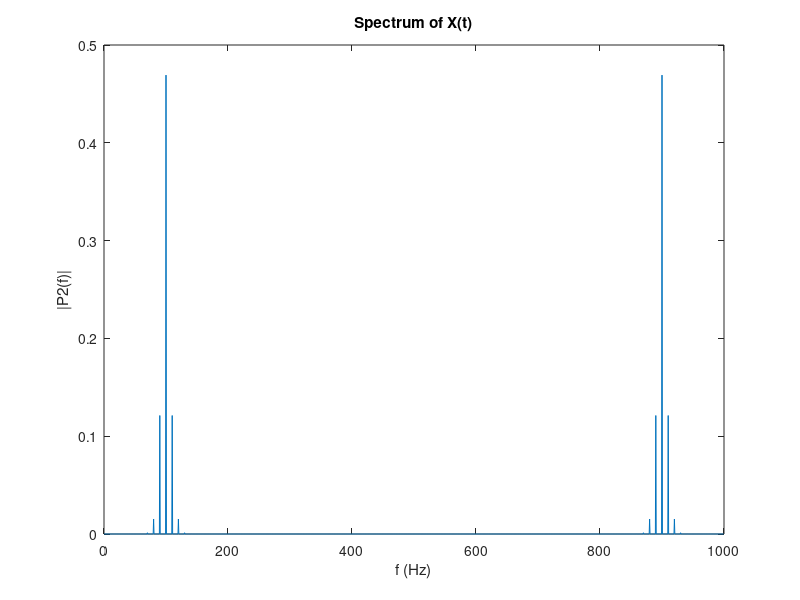
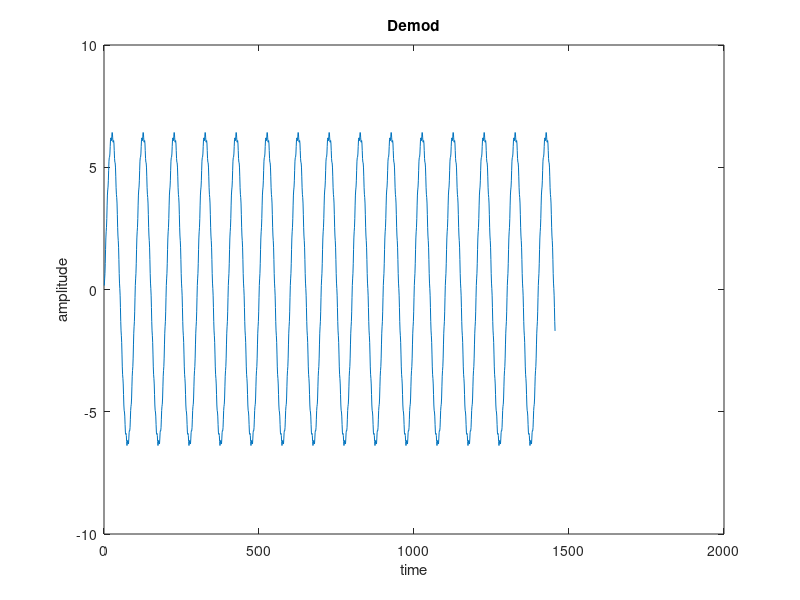

Here is the MATLAB script that generated these plots, in order:
pkg load communications
Fs = 1000;
Ts = 1/Fs;
L = 1500;
t = (0: L-1)*Ts;

fFm = 100;
fSig = 10;

x = cos (2 * pi * fSig * t) ;  

## Frequency Deviation
fDev = 5;

## Frequency modulate x
y = fmmod (x, fFm, Fs, fDev);

O= fft(y);

P2 = abs(O/L);
f2 = Fs*(0:(L-1))/L;


plot(f2,P2)
title('Spectrum of X(t)')
xlabel('f (Hz)');
ylabel('|P2(f)|');

iq = cos(2*pi*fFm*t).*y + i*sin(2*pi*fFm*t).*y;

b=fir1(40, 2*fFm /Fs);
a=zeros(length(b));
a(1)=1;

mi = filter(b,a,iq);

norm = arrayfun(@(k) k/abs(k),mi);

dm1 = arrayfun(@(idx) imag(norm(idx)) * real(norm(idx-1)) - real(norm(idx)) * imag(norm(idx-1))  , 2:length(norm));
dm2 = arrayfun(@(idx) real(norm(idx)) * real(norm(idx-1)) - imag(norm(idx)) * imag(norm(idx-1))  , 2:length(norm));
demod1 =  Fs/fDev .* asin(dm1);
demod2 =  Fs/fDev .* acos(dm1);

figure(3)
plot(demod1(45:end)) 
title('Demod')
xlabel('time')
ylabel('amplitude')
